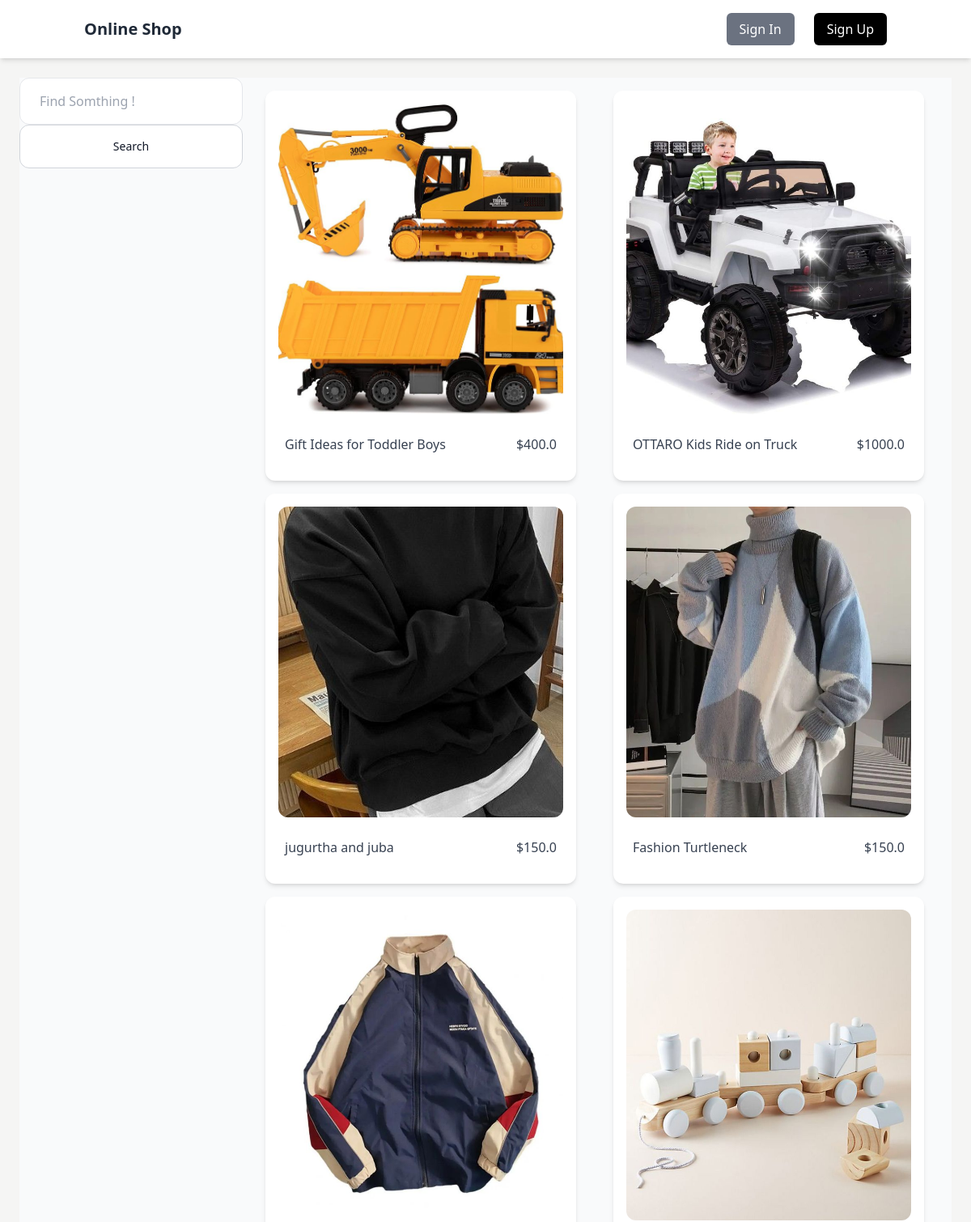
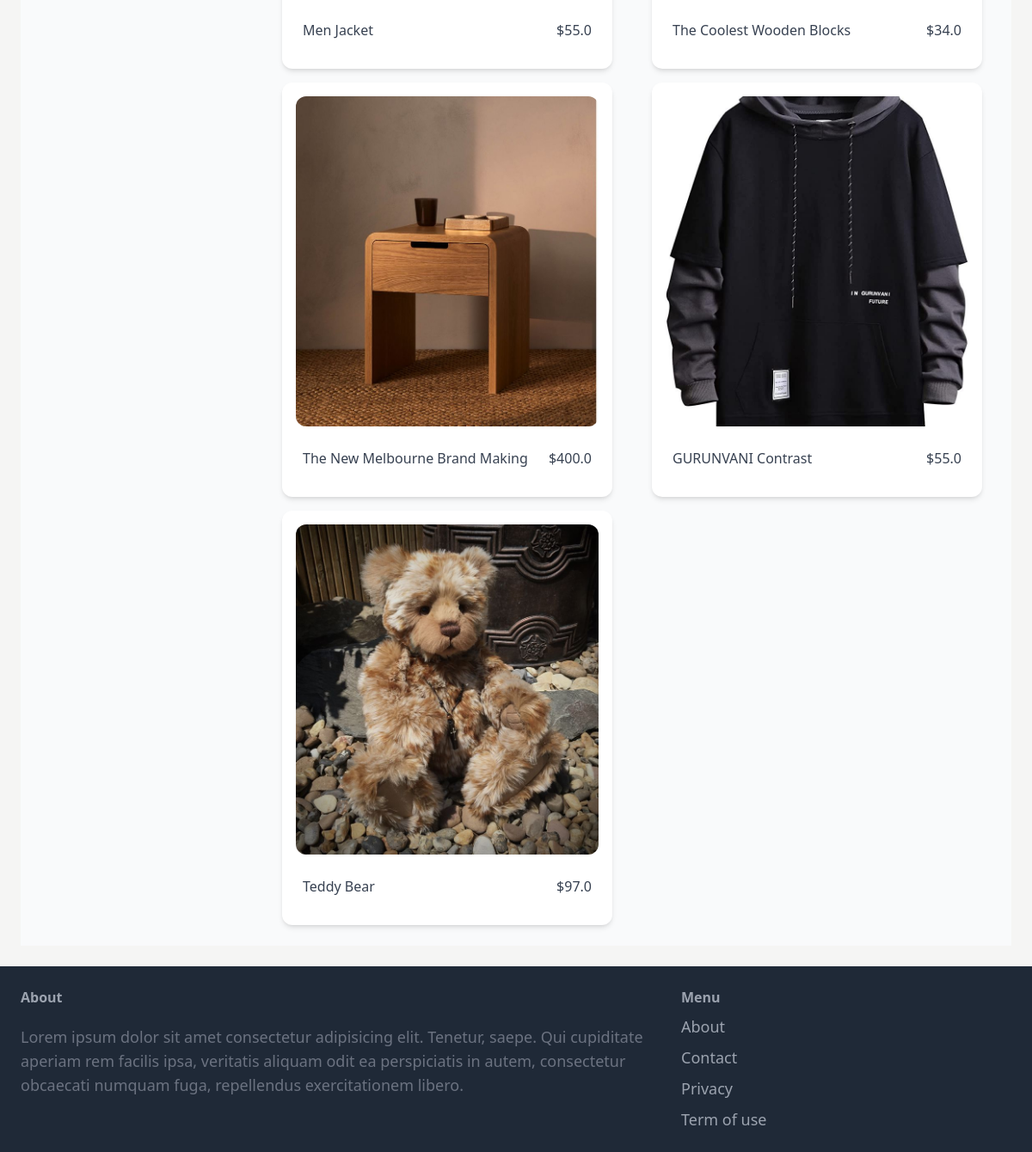
/items/browser/, run on the app's committed database (2 pictures, top to bottom).
### item/models.py (models this page shows, shortened)
class Item (models.Model):
     category= models.ForeignKey(Category,related_name='items', on_delete=models.CASCADE)
     name= models.CharField(max_length=100)
     description = models.TextField(null=True, blank=True)
     price= models.FloatField()
     image=models.ImageField(upload_to='item_image',blank=True,null=True)
     is_sold= models.BooleanField(default=False)
     created_by= models.ForeignKey(User,related_name='items',on_delete=models.CASCADE)
     created_at=models.DateTimeField(auto_now_add=True)
     class Meta:
        ordering=('-created_at',)
        verbose_name_plural="Items"

### item/views.py (the view)
# urls.py: path('items/',include('item.urls')),
def items(request):
    query = request.GET.get('query','')
    items=Item.objects.all()
    if query:
        items=Item.objects.filter(Q(name__icontains=query) | Q(description__icontains=query))
    context={
        'items':items,
        'query':query
    }
    return render(request,"item/brows.html",context)

### item/templates/item/brows.html (shortened to what this page needs)
{% extends "core/base.html" %}
{% block core %}
    <div class="pb-6 grid grid-cols-4 gap-4 bg-gray-50">
        <div class="col-span-1">
            <form method="get" action="{% url 'item:browser' %}">
                    <input name="query" class="w-full py-4 px-6 border rounded-xl" type="text" value="{{query}}" placeholder="Find Somthing !">
                    <button class="w-full py-4 px-6 border rounded-xl text-gray-900 bg-white  border-gray-300 focus:outline-none hover:bg-gray-100 focus:ring-4 focus:ring-gray-100 font-medium rounded-lg text-sm px-5 py-2.5 me-2 mb-2 dark:bg-gray-800 dark:text-white dark:border-gray-600 dark:hover:bg-gray-700 dark:hover:border-gray-600 dark:focus:ring-gray-700">Search</button>
            </form>
        </div>
        <div class="col-span-3">
            <div class="grid-cols-2 sm:grid md:grid-cols-2 ">
                {% for item in items  %}
                <div class="mx-3 mt-4 relative flex flex-col text-gray-700 bg-white shadow-md bg-clip-border rounded-xl w-96">
                    <div class="relative mx-4 mt-4 overflow-hidden text-gray-700 bg-white bg-clip-border rounded-xl h-96">
                        <a href="{% url 'item:detail' item.id %}">
                        <img
                        src="{{item.image.url}}"
                        alt="card-image" class="object-cover w-full h-full" />
                        </a>
                    </div>
                    <div class="p-6">
                      <div class="flex items-center justify-between mb-2">
                        <p class="block font-sans text-base antialiased font-medium leading-relaxed text-blue-gray-900">
                          {{item.name}}
                        </p>
                        <p class="block font-sans text-base antialiased font-medium leading-relaxed text-blue-gray-900">
                          ${{item.price}}
                        </p>
                      </div>
                    </div>
                  </div>
        {% endfor %}
        </div>
    </div>
</div>
{% endblock%}

### data on the page
Item: image (picture), name "Gift Ideas for Toddler Boys", price "400.0"
Item: image (picture), name "OTTARO Kids Ride on Truck", price "1000.0"
Item: image (picture), name "jugurtha and juba", price "150.0"
Item: image (picture), name "Fashion Turtleneck", price "150.0"
Item: image (picture), name "Men Jacket", price "55.0"
Item: image (picture), name "The Coolest Wooden Blocks", price "34.0"
Item: image (picture), name "The New Melbourne Brand Making", price "400.0"
Item: image (picture), name "GURUNVANI Contrast", price "55.0"
Item: image (picture), name "Teddy Bear", price "97.0"
